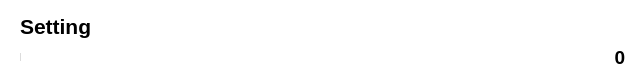
<?xml version="1.0" encoding="UTF-8"?>
<ui version="4.0">
 <class>SettingsSliderListItem</class>
 <widget class="QWidget" name="SettingsSliderListItem">
  <property name="geometry">
   <rect>
    <x>0</x>
    <y>0</y>
    <width>640</width>
    <height>84</height>
   </rect>
  </property>
  <property name="sizePolicy">
   <sizepolicy hsizetype="Expanding" vsizetype="Fixed">
    <horstretch>0</horstretch>
    <verstretch>0</verstretch>
   </sizepolicy>
  </property>
  <property name="minimumSize">
   <size>
    <width>0</width>
    <height>84</height>
   </size>
  </property>
  <property name="maximumSize">
   <size>
    <width>16777215</width>
    <height>84</height>
   </size>
  </property>
  <property name="windowTitle">
   <string>Form</string>
  </property>
  <property name="styleSheet">
   <string notr="true">background: transparent; border: none;</string>
  </property>
  <layout class="QVBoxLayout" name="verticalLayout">
   <property name="spacing">
    <number>0</number>
   </property>
   <property name="leftMargin">
    <number>20</number>
   </property>
   <property name="topMargin">
    <number>10</number>
   </property>
   <property name="rightMargin">
    <number>0</number>
   </property>
   <property name="bottomMargin">
    <number>10</number>
   </property>
   <item>
    <widget class="QLabel" name="Label">
     <property name="sizePolicy">
      <sizepolicy hsizetype="Expanding" vsizetype="Minimum">
       <horstretch>0</horstretch>
       <verstretch>0</verstretch>
      </sizepolicy>
     </property>
     <property name="minimumSize">
      <size>
       <width>0</width>
       <height>30</height>
      </size>
     </property>
     <property name="maximumSize">
      <size>
       <width>16777215</width>
       <height>30</height>
      </size>
     </property>
     <property name="font">
      <font>
       <pointsize>16</pointsize>
       <bold>true</bold>
      </font>
     </property>
     <property name="text">
      <string>Setting</string>
     </property>
     <property name="margin">
      <number>0</number>
     </property>
    </widget>
   </item>
   <item>
    <widget class="QWidget" name="widget" native="true">
     <property name="sizePolicy">
      <sizepolicy hsizetype="Expanding" vsizetype="Minimum">
       <horstretch>0</horstretch>
       <verstretch>0</verstretch>
      </sizepolicy>
     </property>
     <property name="minimumSize">
      <size>
       <width>0</width>
       <height>30</height>
      </size>
     </property>
     <property name="maximumSize">
      <size>
       <width>16777215</width>
       <height>30</height>
      </size>
     </property>
     <layout class="QHBoxLayout" name="horizontalLayout">
      <property name="spacing">
       <number>0</number>
      </property>
      <property name="leftMargin">
       <number>0</number>
      </property>
      <property name="topMargin">
       <number>0</number>
      </property>
      <property name="rightMargin">
       <number>0</number>
      </property>
      <property name="bottomMargin">
       <number>0</number>
      </property>
      <item>
       <widget class="QProgressBar" name="ValueBar">
        <property name="sizePolicy">
         <sizepolicy hsizetype="Expanding" vsizetype="Minimum">
          <horstretch>0</horstretch>
          <verstretch>0</verstretch>
         </sizepolicy>
        </property>
        <property name="maximumSize">
         <size>
          <width>16777215</width>
          <height>10</height>
         </size>
        </property>
        <property name="styleSheet">
         <string notr="true">QProgressBar {
  border-radius: 5px;
  background: #aaaaaa;
}
QProgressBar::chunk {
  width: 1px;&quot;
}</string>
        </property>
        <property name="value">
         <number>0</number>
        </property>
        <property name="textVisible">
         <bool>false</bool>
        </property>
       </widget>
      </item>
      <item>
       <widget class="QLabel" name="Value">
        <property name="sizePolicy">
         <sizepolicy hsizetype="Minimum" vsizetype="Preferred">
          <horstretch>0</horstretch>
          <verstretch>0</verstretch>
         </sizepolicy>
        </property>
        <property name="minimumSize">
         <size>
          <width>40</width>
          <height>0</height>
         </size>
        </property>
        <property name="font">
         <font>
          <pointsize>14</pointsize>
          <bold>true</bold>
         </font>
        </property>
        <property name="text">
         <string>0</string>
        </property>
        <property name="alignment">
         <set>Qt::AlignCenter</set>
        </property>
       </widget>
      </item>
     </layout>
    </widget>
   </item>
  </layout>
 </widget>
 <resources/>
 <connections/>
</ui>
